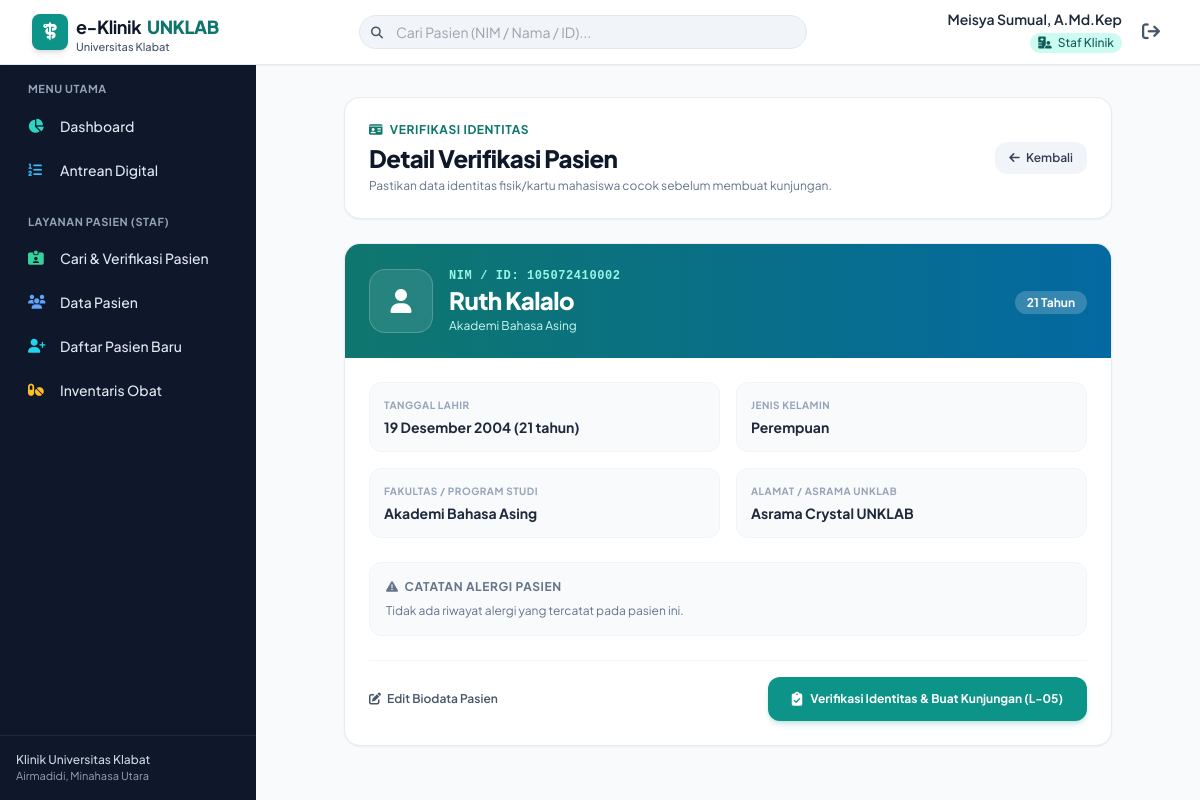
Screenshot of /pasien/31/verifikasi/ (signed in) with the database file from the repository.
### klinik/models.py (models this page shows, shortened)
class Pengguna(AbstractUser):
    ROLE_CHOICES = (
        ('staf_klinik', 'Staf Klinik'),
        ('dokter', 'Dokter'),
    )
    id_pengguna = models.BigAutoField(primary_key=True)
    nama_lengkap = models.CharField(max_length=150, verbose_name="Nama Lengkap")
    role_akses = models.CharField(max_length=20, choices=ROLE_CHOICES, default='staf_klinik', verbose_name="Peran Akses")
    status_aktif = models.BooleanField(default=True, verbose_name="Status Aktif")
    class Meta:
        db_table = 'pengguna'
        verbose_name = 'Pengguna'
        verbose_name_plural = 'Pengguna'

class Pasien(models.Model):
    JENIS_KELAMIN_CHOICES = (
        ('L', 'Laki-laki'),
        ('P', 'Perempuan'),
    )
    id_pasien = models.BigAutoField(primary_key=True)
    nim_id = models.CharField(max_length=30, unique=True, db_index=True, verbose_name="NIM / ID Pasien")
    nama = models.CharField(max_length=150, db_index=True, verbose_name="Nama Lengkap")
    tanggal_lahir = models.DateField(verbose_name="Tanggal Lahir")
    jenis_kelamin = models.CharField(max_length=1, choices=JENIS_KELAMIN_CHOICES, verbose_name="Jenis Kelamin")
    fakultas = models.CharField(max_length=100, blank=True, null=True, verbose_name="Fakultas / Unit")
    alamat = models.TextField(blank=True, null=True, verbose_name="Alamat Tinggal")
    dibuat_pada = models.DateTimeField(auto_now_add=True)
    diperbarui_pada = models.DateTimeField(auto_now=True)
    class Meta:
        db_table = 'pasien'
        verbose_name = 'Pasien'
        verbose_name_plural = 'Pasien'
        indexes = [
            models.Index(fields=['nim_id'], name='idx_pasien_nim'),
            models.Index(fields=['nama'], name='idx_pasien_nama'),
        ]
    @property
    def umur(self):
        if not self.tanggal_lahir:
            return 0
        today = timezone.localdate()
        return today.year - self.tanggal_lahir.year - (
            (today.month, today.day) < (self.tanggal_lahir.month, self.tanggal_lahir.day)
        )

### klinik/views.py (the view)
# urls.py: path('pasien/<int:id_pasien>/verifikasi/', views.pasien_verifikasi_detail_view, name='pasien_verifikasi_detail'),
@login_required
@role_required(['staf_klinik'])
def pasien_verifikasi_detail_view(request, id_pasien):
    pasien = get_object_or_404(Pasien.objects.prefetch_related('alergi'), pk=id_pasien)
    today = timezone.localdate()
    kunjungan_aktif = Kunjungan.objects.filter(
        id_pasien=pasien,
        tanggal_waktu__date=today,
        status_antrian__in=['menunggu', 'dipanggil', 'dilayani']
    ).first()
    context = {
        'judul': 'L-04 Verifikasi Pasien: ' + pasien.nama,
        'pasien': pasien,
        'kunjungan_aktif': kunjungan_aktif,
    }
    return render(request, 'klinik/pasien_verifikasi_detail.html', context)

### templates/klinik/pasien_verifikasi_detail.html (shortened to what this page needs)
{% extends 'base.html' %}
{% block content %}
<div class="max-w-3xl mx-auto space-y-6">
    <div class="bg-white p-6 rounded-2xl border border-slate-200/80 shadow-sm flex items-center justify-between">
        <div>
            <div class="text-xs font-bold uppercase tracking-wider text-teal-700 mb-1">
                <i class="fa-solid fa-id-card mr-1"></i> Verifikasi Identitas
            </div>
            <h1 class="text-2xl font-extrabold text-slate-900 tracking-tight">Detail Verifikasi Pasien</h1>
            <p class="text-xs text-slate-500 mt-1">Pastikan data identitas fisik/kartu mahasiswa cocok sebelum membuat kunjungan.</p>
        </div>
        <a href="{% url 'pasien_verifikasi' %}" class="px-3.5 py-2 bg-slate-100 hover:bg-slate-200 text-slate-700 text-xs font-semibold rounded-xl transition">
            <i class="fa-solid fa-arrow-left mr-1"></i> Kembali
        </a>
    </div>
    <div class="bg-white rounded-2xl border border-slate-200/80 shadow-sm overflow-hidden">
        <div class="bg-gradient-to-r from-teal-700 to-sky-700 p-6 text-white flex items-center justify-between">
            <div class="flex items-center gap-4">
                <div class="w-16 h-16 rounded-2xl bg-white/10 backdrop-blur-md border border-white/20 flex items-center justify-center text-2xl font-bold">
                    {% if pasien.jenis_kelamin == 'L' %}<i class="fa-solid fa-user-tie"></i>{% else %}<i class="fa-solid fa-user"></i>{% endif %}
                </div>
                <div>
                    <div class="text-xs uppercase tracking-wider text-teal-200 font-bold font-mono">NIM / ID: {{ pasien.nim_id }}</div>
                    <h2 class="text-2xl font-extrabold tracking-tight">{{ pasien.nama }}</h2>
                    <div class="text-xs text-teal-100 mt-0.5">{{ pasien.fakultas|default:"Civitas Akademika UNKLAB" }}</div>
                </div>
            </div>
            <div class="hidden sm:block text-right">
                <span class="px-3 py-1 rounded-full text-xs font-bold bg-white/20 backdrop-blur-md">
                    {{ pasien.umur }} Tahun
                </span>
            </div>
        </div>
        <div class="p-6 space-y-6">
            <div class="grid grid-cols-1 sm:grid-cols-2 gap-4 text-xs">
                <div class="p-3.5 bg-slate-50 rounded-xl border border-slate-100">
                    <div class="text-slate-400 uppercase font-bold text-[10px] tracking-wider">Tanggal Lahir</div>
                    <div class="font-bold text-slate-800 text-sm mt-1">{{ pasien.tanggal_lahir|date:"d F Y" }} ({{ pasien.umur }} tahun)</div>
                </div>
                <div class="p-3.5 bg-slate-50 rounded-xl border border-slate-100">
                    <div class="text-slate-400 uppercase font-bold text-[10px] tracking-wider">Jenis Kelamin</div>
                    <div class="font-bold text-slate-800 text-sm mt-1">{{ pasien.get_jenis_kelamin_display }}</div>
                </div>
                <div class="p-3.5 bg-slate-50 rounded-xl border border-slate-100">
                    <div class="text-slate-400 uppercase font-bold text-[10px] tracking-wider">Fakultas / Program Studi</div>
                    <div class="font-bold text-slate-800 text-sm mt-1">{{ pasien.fakultas|default:"-" }}</div>
                </div>
                <div class="p-3.5 bg-slate-50 rounded-xl border border-slate-100">
                    <div class="text-slate-400 uppercase font-bold text-[10px] tracking-wider">Alamat / Asrama UNKLAB</div>
                    <div class="font-bold text-slate-800 text-sm mt-1">{{ pasien.alamat|default:"-" }}</div>
                </div>
            </div>
            <div class="p-4 rounded-xl border {% if pasien.alergi.all %}bg-red-50/60 border-red-200{% else %}bg-slate-50 border-slate-100{% endif %}">
                <div class="text-xs font-bold uppercase tracking-wider {% if pasien.alergi.all %}text-red-700{% else %}text-slate-500{% endif %} mb-2 flex items-center gap-1.5">
                    <i class="fa-solid fa-triangle-exclamation"></i> Catatan Alergi Pasien
                </div>
                {% if pasien.alergi.all %}
                <div class="space-y-1.5">
                    {% for al in pasien.alergi.all %}
                    <div class="flex items-start gap-2 text-xs">
                        <span class="px-2 py-0.5 rounded font-bold font-mono text-[10px] bg-red-100 text-red-800 border border-red-200 uppercase">
                            {{ al.jenis_alergi }}
                        </span>
                        <div>
                            <span class="font-bold text-slate-800">{{ al.nama_alergen }}</span>
                            <span class="text-slate-600">- Reaksi: {{ al.reaksi }}</span>
                        </div>
                    </div>
                    {% endfor %}
                </div>
                {% else %}
                <p class="text-xs text-slate-500">Tidak ada riwayat alergi yang tercatat pada pasien ini.</p>
                {% endif %}
            </div>
            <div class="pt-4 border-t border-slate-100 flex flex-col sm:flex-row items-center justify-between gap-3">
                <a href="{% url 'pasien_update' id_pasien=pasien.id_pasien %}" class="text-xs font-semibold text-slate-600 hover:text-teal-700">
                    <i class="fa-solid fa-pen-to-square mr-1"></i> Edit Biodata Pasien
                </a>
                <div class="flex gap-2 w-full sm:w-auto">
                    <a href="{% url 'kunjungan_create' id_pasien=pasien.id_pasien %}" class="w-full sm:w-auto px-6 py-3 bg-teal-600 hover:bg-teal-700 text-white font-bold rounded-xl text-xs shadow-md shadow-teal-600/20 transition flex items-center justify-center gap-2">
                        <i class="fa-solid fa-clipboard-check text-sm"></i>
                        <span>Verifikasi Identitas & Buat Kunjungan (L-05)</span>
                    </a>
                </div>
            </div>
        </div>
    </div>
</div>
{% endblock %}

### templates/base.html (shortened to what this page needs)
<!DOCTYPE html>
<html lang="id">
<head>
    <script src="https://cdn.tailwindcss.com"></script>
    <link rel="stylesheet" href="https://cdnjs.cloudflare.com/ajax/libs/font-awesome/6.5.1/css/all.min.css">
</head>
<body class="bg-slate-50 text-slate-800 antialiased min-h-screen flex flex-col">
    {% if user.is_authenticated %}
    <header class="bg-white border-b border-slate-200 sticky top-0 z-30 shadow-sm">
        <div class="px-4 sm:px-6 lg:px-8 h-16 flex items-center justify-between gap-4">
            <div class="flex items-center gap-3">
                <a href="{% url 'dashboard' %}" class="flex items-center gap-2">
                    <div class="w-9 h-9 rounded-lg bg-teal-600 flex items-center justify-center text-white shadow-md">
                        <i class="fa-solid fa-staff-snake text-lg"></i>
                    </div>
                    <div>
                        <span class="font-bold text-lg text-slate-900 tracking-tight flex items-center gap-1.5">
                            e-Klinik <span class="text-teal-700 font-extrabold">UNKLAB</span>
                        </span>
                        <span class="hidden sm:block text-[11px] text-slate-600 font-medium leading-none">Universitas Klabat</span>
                    </div>
                </a>
            </div>
            <div class="flex-1 max-w-md mx-2">
                <form action="{% if user.role_akses == 'dokter' %}{% url 'pasien_list' %}{% else %}{% url 'pasien_verifikasi' %}{% endif %}" method="GET" class="relative">
                    <input type="text" name="q" placeholder="Cari Pasien (NIM / Nama / ID)..."
                           class="w-full pl-9 pr-4 py-1.5 text-sm bg-slate-100 hover:bg-slate-200/80 focus:bg-white border border-slate-200 rounded-full focus:outline-none focus:ring-2 focus:ring-teal-500 transition-all">
                    <i class="fa-solid fa-magnifying-glass absolute left-3 top-2.5 text-slate-600 text-xs"></i>
                </form>
            </div>
            <div class="flex items-center gap-3">
                <div class="text-right hidden sm:block">
                    <div class="text-sm font-semibold text-slate-800 leading-tight">{{ user.nama_lengkap }}</div>
                    <div class="text-xs font-medium inline-block px-2 py-0.5 rounded-full mt-0.5 {% if user.role_akses == 'dokter' %}bg-sky-100 text-sky-800{% else %}bg-teal-100 text-teal-800{% endif %}">
                        <i class="{% if user.role_akses == 'dokter' %}fa-solid fa-user-doctor{% else %}fa-solid fa-hospital-user{% endif %} mr-1"></i>
                        {{ user.get_role_akses_display }}
                    </div>
                </div>
                <a href="{% url 'logout' %}" class="text-slate-600 hover:text-red-700 p-2 rounded-lg hover:bg-slate-100 transition-colors title='Keluar dari sistem'">
                    <i class="fa-solid fa-arrow-right-from-bracket text-lg"></i>
                </a>
            </div>
        </div>
    </header>
    <div class="flex flex-1">
        <aside id="sidebar" class="w-64 bg-slate-900 text-slate-200 flex-shrink-0 flex flex-col justify-between hidden lg:flex transition-all z-20">
            <div class="p-4 space-y-6">
                <div>
                    <div class="text-[11px] uppercase font-bold tracking-wider text-slate-400 mb-2 px-3">Menu Utama</div>
                    <nav class="space-y-1">
                        <a href="{% url 'dashboard' %}" class="flex items-center gap-3 px-3 py-2.5 rounded-lg text-sm font-medium text-slate-200 hover:bg-slate-800 hover:text-white transition-colors">
                            <i class="fa-solid fa-chart-pie w-5 text-teal-400"></i>
                            Dashboard
                        </a>
                        <a href="{% url 'antrean' %}" class="flex items-center gap-3 px-3 py-2.5 rounded-lg text-sm font-medium text-slate-200 hover:bg-slate-800 hover:text-white transition-colors">
                            <i class="fa-solid fa-list-ol w-5 text-sky-400"></i>
                            Antrean Digital
                        </a>
                    </nav>
                </div>
                {% if user.role_akses == 'staf_klinik' or user.is_superuser %}
                <div>
                    <div class="text-[11px] uppercase font-bold tracking-wider text-slate-400 mb-2 px-3">Layanan Pasien (Staf)</div>
                    <nav class="space-y-1">
                        <a href="{% url 'pasien_verifikasi' %}" class="flex items-center gap-3 px-3 py-2.5 rounded-lg text-sm font-medium text-slate-200 hover:bg-slate-800 hover:text-white transition-colors">
                            <i class="fa-solid fa-id-card-clip w-5 text-emerald-400"></i>
                            Cari & Verifikasi Pasien
                        </a>
                        <a href="{% url 'pasien_list' %}" class="flex items-center gap-3 px-3 py-2.5 rounded-lg text-sm font-medium text-slate-200 hover:bg-slate-800 hover:text-white transition-colors">
                            <i class="fa-solid fa-users w-5 text-blue-400"></i>
                            Data Pasien
                        </a>
                        <a href="{% url 'pasien_create' %}" class="flex items-center gap-3 px-3 py-2.5 rounded-lg text-sm font-medium text-slate-200 hover:bg-slate-800 hover:text-white transition-colors">
                            <i class="fa-solid fa-user-plus w-5 text-cyan-400"></i>
                            Daftar Pasien Baru
                        </a>
                        <a href="{% url 'obat_list' %}" class="flex items-center gap-3 px-3 py-2.5 rounded-lg text-sm font-medium text-slate-200 hover:bg-slate-800 hover:text-white transition-colors">
                            <i class="fa-solid fa-pills w-5 text-amber-400"></i>
                            Inventaris Obat
                        </a>
                    </nav>
                </div>
                {% endif %}
            </div>
            <div class="p-4 border-t border-slate-800 text-xs text-slate-400">
                <div class="font-medium text-slate-300">Klinik Universitas Klabat</div>
                <div class="text-[11px]">Airmadidi, Minahasa Utara</div>
            </div>
        </aside>
        <main class="flex-1 p-4 sm:p-6 lg:p-8 overflow-y-auto">
            {% block content %}{% endblock %}
        </main>
    </div>
    {% else %}
    <main class="flex-1 flex flex-col justify-center">
        {% block auth_content %}{% endblock %}
    </main>
    {% endif %}
</body>
</html>

### templates/base.html (style rules this page uses)
body { font-family: 'Plus Jakarta Sans', sans-serif; }

### rows the page displays
Pengguna: nama_lengkap "Meisya Sumual, A.Md.Kep", role_akses "Staf Klinik"
Pasien: nim_id "105072410002", nama "Ruth Kalalo", fakultas "Akademi Bahasa Asing", umur "21", tanggal_lahir "19 Desember 2004", jenis_kelamin "Perempuan", alamat "Asrama Crystal UNKLAB"
